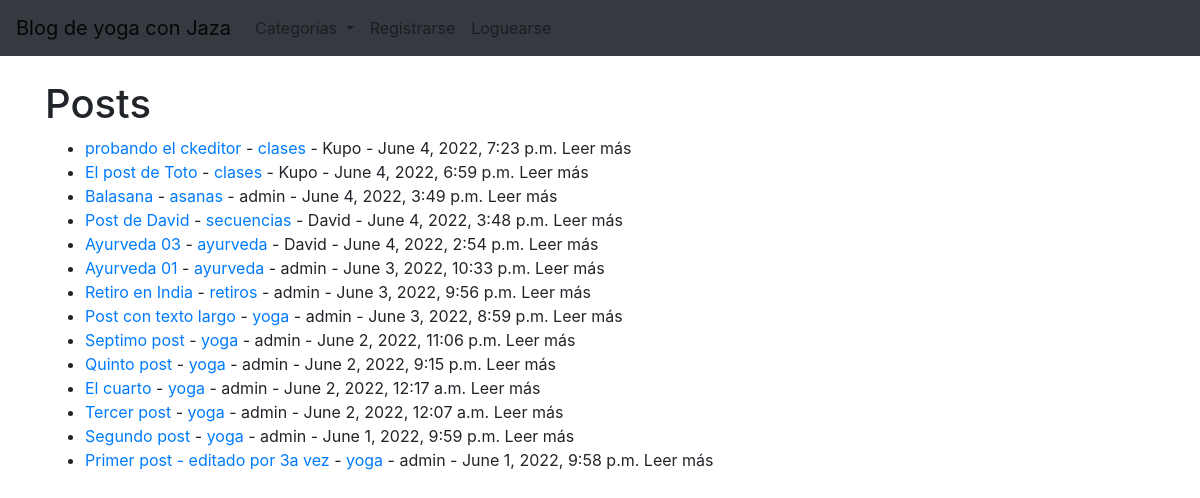
Before: / with the older database file.
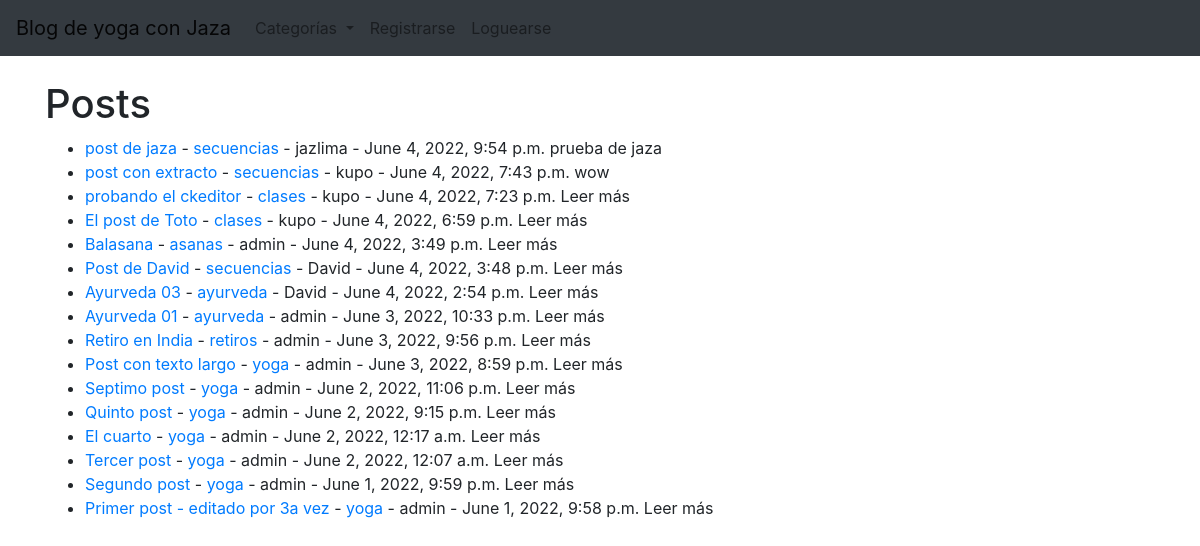
After: the same page with the newer database file.
### AppBlogYoga/models.py (models this page shows, shortened)
class Post(models.Model):
    titulo=models.CharField(max_length=200)
    subtitulo=models.CharField(max_length=200)
    cuerpo=RichTextField(blank=True, null=True)
    autor=models.ForeignKey(User, on_delete=models.CASCADE)
    fecha=models.DateTimeField(auto_now_add=True)
    imagen=models.ImageField(upload_to='blog/', blank=True, null=True)
    categoria=models.CharField(max_length=200, default='yoga')
    likes=models.ManyToManyField(User, related_name='blog_post')
    extracto=models.CharField(max_length=200)

### AppBlogYoga/views.py (the view)
# urls.py: path('', HomeView.as_view(), name='home'),
class HomeView(ListView):
    model = Post
    template_name = 'home.html'
    ordering=['-fecha']
    def get_context_data(self, *args, **kwargs):
        cat_menu=Category.objects.all()
        contexto=super(HomeView, self).get_context_data(*args, **kwargs)
        contexto['cat_menu']=cat_menu
        return contexto

### AppBlogYoga/models.py (called while the page is built)
    def __str__(self):
        return self.nombre

### AppBlogYoga/templates/home.html (shortened to what this page needs)
{% extends 'padre.html' %}
{% block content %}
<h1>Posts</h1>
<ul>
{% for post in object_list %}
    <li><a href="{% url 'detailPost' post.pk %}">{{ post.titulo }}</a>
    - <a href="{% url 'category' post.categoria %}">{{ post.categoria }}</a> - {{ post.autor }} - {{post.fecha}}
    {{ post.extracto}}</li>
{% endfor %}
</ul>
{% endblock %}

### AppBlogYoga/templates/padre.html (shortened to what this page needs)
<!doctype html>
<html lang="en">
  <head>
    <link rel="stylesheet" href="https://cdn.jsdelivr.net/npm/bootstrap@4.6.1/dist/css/bootstrap.min.css">
  </head>
  <body>
    <nav class="navbar navbar-expand-lg navbar-light bg-dark">
        <a class="navbar-brand" href="{% url 'home' %}">Blog de yoga con Jaza</a>
        <div class="collapse navbar-collapse" id="navbarSupportedContent">
          <ul class="navbar-nav mr-auto">
            {% if cat_menu %}
            <li class="nav-item dropdown">
              <a class="nav-link dropdown-toggle" href="#" id="navbarDropdown" role="button" data-toggle="dropdown" aria-expanded="false">
                Categorías
              </a>
            </li>
            {% else %}
              <li class="nav-item">
                <a class="nav-link" href="{% url 'category-list' %}">Categorías</a>
              </li>
            {% endif %}
            {% if user.is_authenticated %}
            <li class="nav-item">
              <a class="nav-link" href="{% url 'createPost' %}">Crear post</a>
            </li>
            <li class="nav-item">
              <a class="nav-link" href="{% url 'createCategory' %}">Crear categoría</a>
            </li>
            <li class="nav-item">
              <a class="nav-link" href="{% url 'updateProfile' %}">Editar perfil</a>
            </li>
            <li class="nav-item">
              <a class="nav-link" href="{% url 'logout' %}">Desloguearse</a>
            </li>
            {% else %}
            <li class="nav-item">
              <a class="nav-link" href="{% url 'register' %}">Registrarse</a>
            </li>
            <li class="nav-item">
              <a class="nav-link" href="{% url 'login' %}">Loguearse</a>
            </li>
            {% endif %}
          </ul>
        </div>
      </nav>
    <br/>
    <div class="container">
        {% block content %}
        {% endblock %}
    </div>
  </body>
</html>

Changed rows visible on the page:
added Post: titulo "post de jaza", categoria "secuencias", autor "jazlima", fecha "June 4, 2022, 9:54 p.m.", extracto "prueba de jaza"
added Post: titulo "post con extracto", categoria "secuencias", autor "kupo", fecha "June 4, 2022, 7:43 p.m.", extracto "wow"
changed through a linked row, Post "probando el ckeditor": autor "Kupo" → "kupo"
changed through a linked row, Post "El post de Toto": autor "Kupo" → "kupo"
